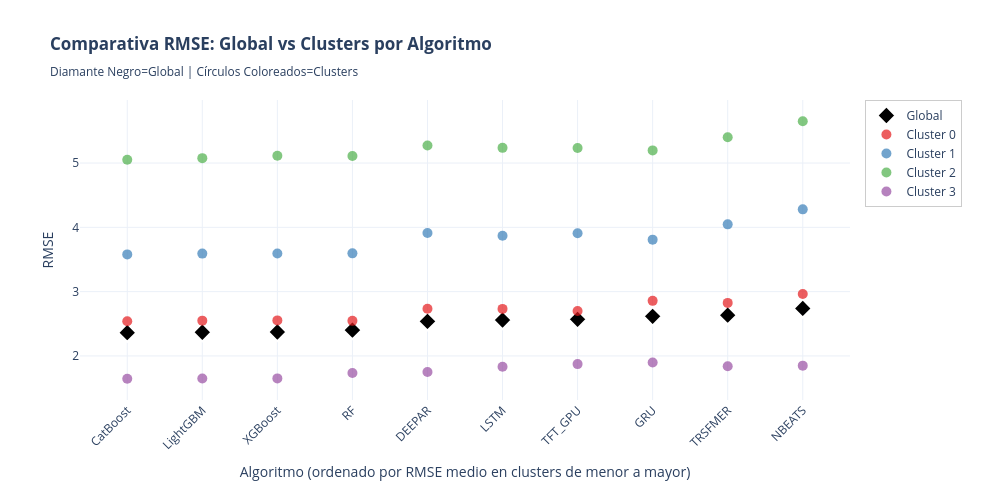

Write notebook code for a chart like this one.
### Code cell
# ============================================================================
# GRÁFICO SCATTER: ALGORITMOS vs RMSE - GLOBAL Y POR CLUSTER
# ============================================================================

print("\n" + "="*100)
print("📊 GRÁFICO SCATTER: RMSE POR ALGORITMO - GLOBAL Y CLUSTERS")
print("="*100)

import plotly.graph_objects as go
import plotly.express as px

# Algoritmos a excluir
ALGORITMOS_EXCLUIR_SCATTER = ['NAIVE', 'MEDIA7']

# 1. Obtener datos GLOBAL (NDetalle == 'Global', Cluster IS NULL)
df_global_rmse = df_resultados_consolidados[
    (df_resultados_consolidados['NDetalle'] == 'Global') &
    (df_resultados_consolidados['Cluster'].isna()) &
    (df_resultados_consolidados['Producto'].isna())
].copy()

# Filtrar algoritmos a excluir
df_global_rmse = df_global_rmse[~df_global_rmse['Algoritmo'].isin(ALGORITMOS_EXCLUIR_SCATTER)].copy()
df_global_rmse['Nivel'] = 'Global'

# 2. Obtener datos por CLUSTER (NDetalle == 'Global', Cluster NOT NULL)
df_cluster_rmse = df_resultados_consolidados[
    (df_resultados_consolidados['NDetalle'] == 'Global') &
    (df_resultados_consolidados['Cluster'].notna()) &
    (df_resultados_consolidados['Producto'].isna())
].copy()

# Filtrar algoritmos a excluir
df_cluster_rmse = df_cluster_rmse[~df_cluster_rmse['Algoritmo'].isin(ALGORITMOS_EXCLUIR_SCATTER)].copy()
df_cluster_rmse['Nivel'] = 'Cluster ' + df_cluster_rmse['Cluster'].astype(int).astype(str)

# Orden del eje X por RMSE medio (mejor a peor) usando datos de cluster; si no hay, usar global
if not df_cluster_rmse.empty:
    algoritmos_ordenados = (
        df_cluster_rmse.groupby('Algoritmo')['RMSE']
        .mean()
        .sort_values()
        .index
        .tolist()
    )
elif not df_global_rmse.empty:
    algoritmos_ordenados = (
        df_global_rmse.groupby('Algoritmo')['RMSE']
        .mean()
        .sort_values()
        .index
        .tolist()
    )
else:
    algoritmos_ordenados = []

# Aplicar orden a los dataframes
if algoritmos_ordenados:
    df_global_rmse['Algoritmo'] = pd.Categorical(df_global_rmse['Algoritmo'], categories=algoritmos_ordenados, ordered=True)
    df_cluster_rmse['Algoritmo'] = pd.Categorical(df_cluster_rmse['Algoritmo'], categories=algoritmos_ordenados, ordered=True)
    df_global_rmse = df_global_rmse.sort_values('Algoritmo')
    df_cluster_rmse = df_cluster_rmse.sort_values('Algoritmo')

# Combinar datos
df_scatter_data = pd.concat([df_global_rmse, df_cluster_rmse], ignore_index=True)

if df_scatter_data.empty:
    print("⚠️ No hay datos para graficar")
else:
    # Crear figura con plotly
    fig_scatter = go.Figure()
    
    # Colores para Global y cada cluster
    colores_clusters = px.colors.qualitative.Set1
    color_global = 'black'
    
    # Agregar punto Global para cada algoritmo (en orden)
    first_global = True
    for algoritmo in algoritmos_ordenados:
        df_algo_global = df_global_rmse[df_global_rmse['Algoritmo'] == algoritmo]
        if df_algo_global.empty:
            continue
        fig_scatter.add_trace(
            go.Scatter(
                x=df_algo_global['Algoritmo'],
                y=df_algo_global['RMSE'],
                mode='markers',
                name='Global',
                marker=dict(
                    size=14,
                    color=color_global,
                    symbol='diamond',
                    line=dict(color='white', width=2)
                ),
                showlegend=first_global,
                hovertemplate=f'<b>{algoritmo}</b><br>Nivel: Global<br>RMSE: %{{y:.4f}}<extra></extra>'
            )
        )
        first_global = False
    
    # Obtener clusters únicos y asignar colores
    clusters_unicos = sorted(df_cluster_rmse['Cluster'].unique())
    color_map = {cluster: colores_clusters[idx % len(colores_clusters)] 
                 for idx, cluster in enumerate(clusters_unicos)}
    
    # Agregar puntos para cada cluster (usando orden de algoritmos)
    for cluster in clusters_unicos:
        df_cluster_data = df_cluster_rmse[df_cluster_rmse['Cluster'] == cluster]
        
        fig_scatter.add_trace(
            go.Scatter(
                x=df_cluster_data['Algoritmo'],
                y=df_cluster_data['RMSE'],
                mode='markers',
                name=f'Cluster {int(cluster)}',
                marker=dict(
                    size=10,
                    color=color_map[cluster],
                    symbol='circle',
                    opacity=0.7
                ),
                hovertemplate=f'<b>Cluster {int(cluster)}</b><br>%{{x}}<br>RMSE: %{{y:.4f}}<extra></extra>'
            )
        )
    
    # Configurar layout con orden de algoritmos en eje X
    fig_scatter.update_layout(
        title='<b>Comparativa RMSE: Global vs Clusters por Algoritmo</b><br><sub>Diamante Negro=Global | Círculos Coloreados=Clusters</sub>',
        xaxis_title='Algoritmo (ordenado por RMSE medio en clusters de menor a mayor)',
        yaxis_title='RMSE',
        height=500,
        width=1000,
        template='plotly_white',
        hovermode='closest',
        legend=dict(
            orientation='v',
            yanchor='top',
            y=1,
            xanchor='left',
            x=1.02,
            bgcolor='rgba(255, 255, 255, 0.8)',
            bordercolor='rgba(0, 0, 0, 0.2)',
            borderwidth=1
        ),
        xaxis=dict(
            tickangle=-45,
            categoryorder='array',
            categoryarray=list(algoritmos_ordenados)
        ),
        margin=dict(b=100, r=150)
    )
    
    fig_scatter.show()
    
    print(f"\n✅ Gráfico generado:")
    print(f"   - Algoritmos: {len(df_global_rmse['Algoritmo'].unique())} (excluidos: {', '.join(ALGORITMOS_EXCLUIR_SCATTER)})")
    print(f"   - Clusters: {len(clusters_unicos)}")
    print(f"   - Diamante Negro: Rendimiento Global")
    print(f"   - Círculos: Rendimiento por Cluster")

### Figure 1 — Plotly figure (JSON) as saved in the notebook; plotly's stock layout.template omitted (floating-point values rounded to 4 significant figures)
{"data": [{"hovertemplate": "<b>CatBoost</b><br>Nivel: Global<br>RMSE: %{y:.4f}<extra></extra>", "marker": {"color": "black", "line": {"color": "white", "width": 2}, "size": 14, "symbol": "diamond"}, "mode": "markers", "name": "Global", "showlegend": true, "type": "scatter", "x": ["CatBoost"], "y": [2.361]}, {"hovertemplate": "<b>LightGBM</b><br>Nivel: Global<br>RMSE: %{y:.4f}<extra></extra>", "marker": {"color": "black", "line": {"color": "white", "width": 2}, "size": 14, "symbol": "diamond"}, "mode": "markers", "name": "Global", "showlegend": false, "type": "scatter", "x": ["LightGBM"], "y": [2.368]}, {"hovertemplate": "<b>XGBoost</b><br>Nivel: Global<br>RMSE: %{y:.4f}<extra></extra>", "marker": {"color": "black", "line": {"color": "white", "width": 2}, "size": 14, "symbol": "diamond"}, "mode": "markers", "name": "Global", "showlegend": false, "type": "scatter", "x": ["XGBoost"], "y": [2.372]}, {"hovertemplate": "<b>RF</b><br>Nivel: Global<br>RMSE: %{y:.4f}<extra></extra>", "marker": {"color": "black", "line": {"color": "white", "width": 2}, "size": 14, "symbol": "diamond"}, "mode": "markers", "name": "Global", "showlegend": false, "type": "scatter", "x": ["RF"], "y": [2.402]}, {"hovertemplate": "<b>DEEPAR</b><br>Nivel: Global<br>RMSE: %{y:.4f}<extra></extra>", "marker": {"color": "black", "line": {"color": "white", "width": 2}, "size": 14, "symbol": "diamond"}, "mode": "markers", "name": "Global", "showlegend": false, "type": "scatter", "x": ["DEEPAR"], "y": [2.538]}, {"hovertemplate": "<b>LSTM</b><br>Nivel: Global<br>RMSE: %{y:.4f}<extra></extra>", "marker": {"color": "black", "line": {"color": "white", "width": 2}, "size": 14, "symbol": "diamond"}, "mode": "markers", "name": "Global", "showlegend": false, "type": "scatter", "x": ["LSTM"], "y": [2.558]}, {"hovertemplate": "<b>TFT_GPU</b><br>Nivel: Global<br>RMSE: %{y:.4f}<extra></extra>", "marker": {"color": "black", "line": {"color": "white", "width": 2}, "size": 14, "symbol": "diamond"}, "mode": "markers", "name": "Global", "showlegend": false, "type": "scatter", "x": ["TFT_GPU"], "y": [2.57]}, {"hovertemplate": "<b>GRU</b><br>Nivel: Global<br>RMSE: %{y:.4f}<extra></extra>", "marker": {"color": "black", "line": {"color": "white", "width": 2}, "size": 14, "symbol": "diamond"}, "mode": "markers", "name": "Global", "showlegend": false, "type": "scatter", "x": ["GRU"], "y": [2.617]}, {"hovertemplate": "<b>TRSFMER</b><br>Nivel: Global<br>RMSE: %{y:.4f}<extra></extra>", "marker": {"color": "black", "line": {"color": "white", "width": 2}, "size": 14, "symbol": "diamond"}, "mode": "markers", "name": "Global", "showlegend": false, "type": "scatter", "x": ["TRSFMER"], "y": [2.634]}, {"hovertemplate": "<b>NBEATS</b><br>Nivel: Global<br>RMSE: %{y:.4f}<extra></extra>", "marker": {"color": "black", "line": {"color": "white", "width": 2}, "size": 14, "symbol": "diamond"}, "mode": "markers", "name": "Global", "showlegend": false, "type": "scatter", "x": ["NBEATS"], "y": [2.739]}, {"hovertemplate": "<b>Cluster 0</b><br>%{x}<br>RMSE: %{y:.4f}<extra></extra>", "marker": {"color": "rgb(228,26,28)", "opacity": 0.7, "size": 10, "symbol": "circle"}, "mode": "markers", "name": "Cluster 0", "type": "scatter", "x": ["CatBoost", "LightGBM", "XGBoost", "RF", "DEEPAR", "LSTM", "TFT_GPU", "GRU", "TRSFMER", "NBEATS"], "y": [2.54, 2.549, 2.553, 2.546, 2.734, 2.732, 2.699, 2.857, 2.825, 2.963]}, {"hovertemplate": "<b>Cluster 1</b><br>%{x}<br>RMSE: %{y:.4f}<extra></extra>", "marker": {"color": "rgb(55,126,184)", "opacity": 0.7, "size": 10, "symbol": "circle"}, "mode": "markers", "name": "Cluster 1", "type": "scatter", "x": ["CatBoost", "LightGBM", "XGBoost", "RF", "DEEPAR", "LSTM", "TFT_GPU", "GRU", "TRSFMER", "NBEATS"], "y": [3.579, 3.592, 3.593, 3.596, 3.912, 3.87, 3.909, 3.809, 4.047, 4.28]}, {"hovertemplate": "<b>Cluster 2</b><br>%{x}<br>RMSE: %{y:.4f}<extra></extra>", "marker": {"color": "rgb(77,175,74)", "opacity": 0.7, "size": 10, "symbol": "circle"}, "mode": "markers", "name": "Cluster 2", "type": "scatter", "x": ["CatBoost", "LightGBM", "XGBoost", "RF", "DEEPAR", "LSTM", "TFT_GPU", "GRU", "TRSFMER", "NBEATS"], "y": [5.05, 5.076, 5.115, 5.109, 5.272, 5.236, 5.234, 5.197, 5.402, 5.65]}, {"hovertemplate": "<b>Cluster 3</b><br>%{x}<br>RMSE: %{y:.4f}<extra></extra>", "marker": {"color": "rgb(152,78,163)", "opacity": 0.7, "size": 10, "symbol": "circle"}, "mode": "markers", "name": "Cluster 3", "type": "scatter", "x": ["CatBoost", "LightGBM", "XGBoost", "RF", "DEEPAR", "LSTM", "TFT_GPU", "GRU", "TRSFMER", "NBEATS"], "y": [1.645, 1.648, 1.65, 1.736, 1.75, 1.831, 1.873, 1.897, 1.84, 1.849]}], "layout": {"height": 500, "hovermode": "closest", "legend": {"bgcolor": "rgba(255, 255, 255, 0.8)", "bordercolor": "rgba(0, 0, 0, 0.2)", "borderwidth": 1, "orientation": "v", "x": 1.02, "xanchor": "left", "y": 1, "yanchor": "top"}, "margin": {"b": 100, "r": 150}, "title": {"text": "<b>Comparativa RMSE: Global vs Clusters por Algoritmo</b><br><sub>Diamante Negro=Global | Círculos Coloreados=Clusters</sub>"}, "width": 1000, "xaxis": {"categoryarray": ["CatBoost", "LightGBM", "XGBoost", "RF", "DEEPAR", "LSTM", "TFT_GPU", "GRU", "TRSFMER", "NBEATS"], "categoryorder": "array", "tickangle": -45, "title": {"text": "Algoritmo (ordenado por RMSE medio en clusters de menor a mayor)"}}, "yaxis": {"title": {"text": "RMSE"}}}}
